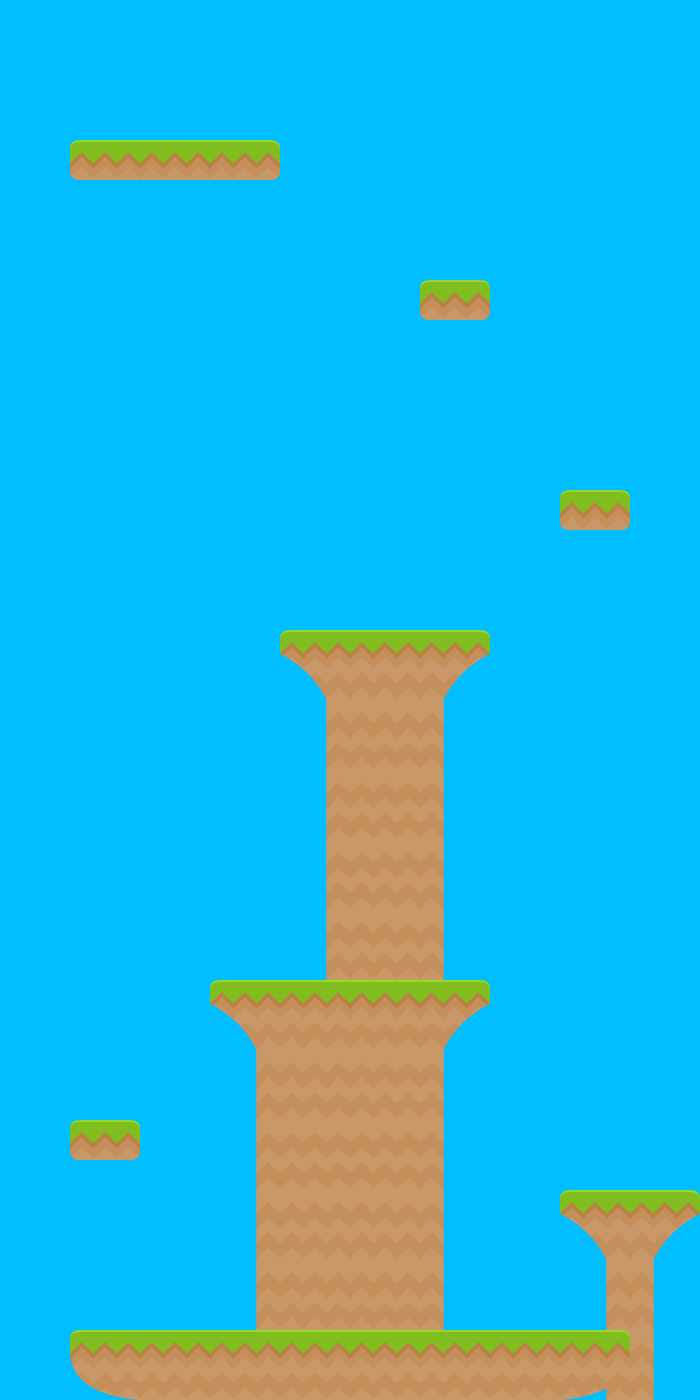

The image is a tile-based game level rendered from a .tmx file. Its description and complete source (layers, tilesets, objects, tile grids) follow:
An orthogonal 10x20 tile map with 70x70 px tiles, 2 tile layers (Background, Foreground).

<map version="1.4" tiledversion="1.4.2" orientation="orthogonal" renderorder="right-down" compressionlevel="0" width="10" height="20" tilewidth="70" tileheight="70" infinite="0" backgroundcolor="#00beff" nextlayerid="4" nextobjectid="1">
 <editorsettings>
  <export target="src/client/assets/test_map3.json" format="json" />
 </editorsettings>
 <tileset firstgid="1" name="tileset" tilewidth="70" tileheight="70" tilecount="22" columns="22">
  <image source="tileset.png" width="1540" height="70" />
  <tile id="0">
   <properties>
    <property name="Collides" type="bool" value="true" />
   </properties>
  </tile>
  <tile id="1">
   <properties>
    <property name="Collides" type="bool" value="true" />
   </properties>
  </tile>
  <tile id="2">
   <properties>
    <property name="Collides" type="bool" value="true" />
   </properties>
  </tile>
  <tile id="3">
   <properties>
    <property name="Collides" type="bool" value="true" />
   </properties>
  </tile>
  <tile id="4">
   <properties>
    <property name="Collides" type="bool" value="true" />
   </properties>
  </tile>
  <tile id="5">
   <properties>
    <property name="Collides" type="bool" value="true" />
   </properties>
  </tile>
  <tile id="6">
   <properties>
    <property name="Collides" type="bool" value="true" />
   </properties>
  </tile>
  <tile id="7">
   <properties>
    <property name="Collides" type="bool" value="true" />
   </properties>
  </tile>
  <tile id="8">
   <properties>
    <property name="Collides" type="bool" value="true" />
   </properties>
  </tile>
  <tile id="9">
   <properties>
    <property name="Collides" type="bool" value="true" />
   </properties>
  </tile>
  <tile id="10">
   <properties>
    <property name="Collides" type="bool" value="true" />
   </properties>
  </tile>
  <tile id="11">
   <properties>
    <property name="Collides" type="bool" value="true" />
   </properties>
  </tile>
  <tile id="12">
   <properties>
    <property name="Collides" type="bool" value="true" />
   </properties>
  </tile>
  <tile id="13">
   <properties>
    <property name="Collides" type="bool" value="true" />
   </properties>
  </tile>
  <tile id="14">
   <properties>
    <property name="Collides" type="bool" value="true" />
   </properties>
  </tile>
  <tile id="15">
   <properties>
    <property name="Collides" type="bool" value="true" />
   </properties>
  </tile>
  <tile id="16">
   <properties>
    <property name="Collides" type="bool" value="true" />
   </properties>
  </tile>
  <tile id="17">
   <properties>
    <property name="Collides" type="bool" value="true" />
   </properties>
  </tile>
  <tile id="18">
   <properties>
    <property name="Collides" type="bool" value="true" />
   </properties>
  </tile>
  <tile id="19">
   <properties>
    <property name="Collides" type="bool" value="true" />
   </properties>
  </tile>
  <tile id="20">
   <properties>
    <property name="Collides" type="bool" value="true" />
   </properties>
  </tile>
  <tile id="21">
   <properties>
    <property name="Collides" type="bool" value="true" />
   </properties>
  </tile>
 </tileset>
 <layer id="3" name="Background" width="10" height="20">
  <data encoding="csv">
0,0,0,0,0,0,0,0,0,0,
0,0,0,0,0,0,0,0,0,0,
0,0,0,0,0,0,0,0,0,0,
0,0,0,0,0,0,0,0,0,0,
0,0,0,0,0,0,0,0,0,0,
0,0,0,0,0,0,0,0,0,0,
0,0,0,0,0,0,0,0,0,0,
0,0,0,0,0,0,0,0,0,0,
0,0,0,0,0,0,0,0,0,0,
0,0,0,0,0,0,0,0,0,0,
0,0,0,0,21,2,22,0,0,0,
0,0,0,0,21,2,22,0,0,0,
0,0,0,0,21,2,22,0,0,0,
0,0,0,0,21,2,22,0,0,0,
0,0,0,0,0,0,0,0,0,0,
0,0,0,21,2,2,22,0,0,0,
0,0,0,21,2,2,22,0,0,0,
0,0,0,21,2,2,22,0,0,0,
0,0,0,21,2,2,22,0,21,22,
0,0,0,0,0,0,0,0,21,22
</data>
 </layer>
 <layer id="1" name="Foreground" width="10" height="20">
  <data encoding="csv">
0,0,0,0,0,0,0,0,0,0,
0,0,0,0,0,0,0,0,0,0,
0,9,10,11,0,0,0,0,0,0,
0,0,0,0,0,0,0,0,0,0,
0,0,0,0,0,0,8,0,0,0,
0,0,0,0,0,0,0,0,0,0,
0,0,0,0,0,0,0,0,0,0,
0,0,0,0,0,0,0,0,8,0,
0,0,0,0,0,0,0,0,0,0,
0,0,0,0,5,19,7,0,0,0,
0,0,0,0,0,0,0,0,0,0,
0,0,0,0,0,0,0,0,0,0,
0,0,0,0,0,0,0,0,0,0,
0,0,0,0,0,0,0,0,0,0,
0,0,0,5,19,19,7,0,0,0,
0,0,0,0,0,0,0,0,0,0,
0,8,0,0,0,0,0,0,0,0,
0,0,0,0,0,0,0,0,5,7,
0,0,0,0,0,0,0,0,0,0,
0,4,19,19,19,19,19,19,6,0
</data>
 </layer>
</map>
